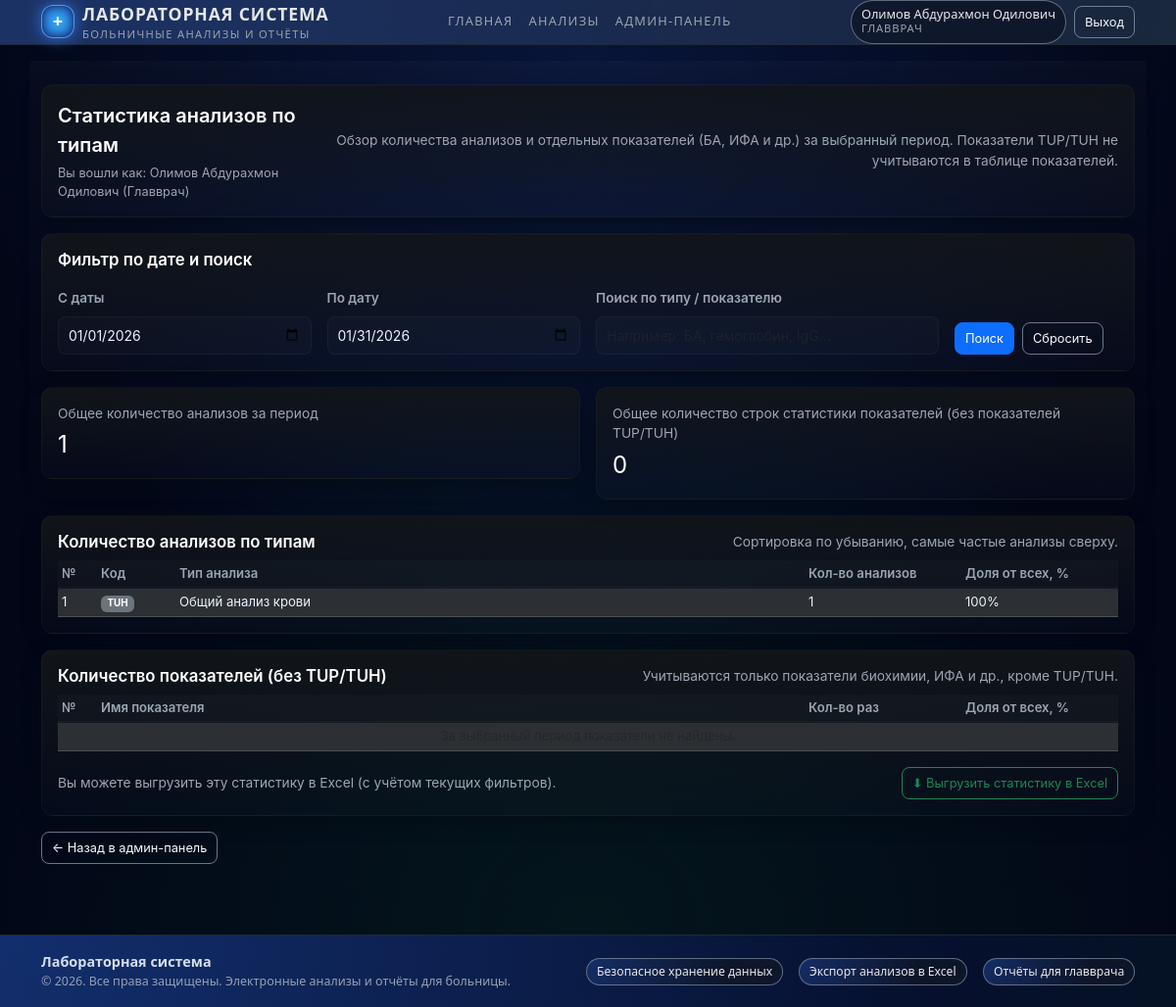
Before: /pages/admin/admin_stats.php (signed in) with the older database file.
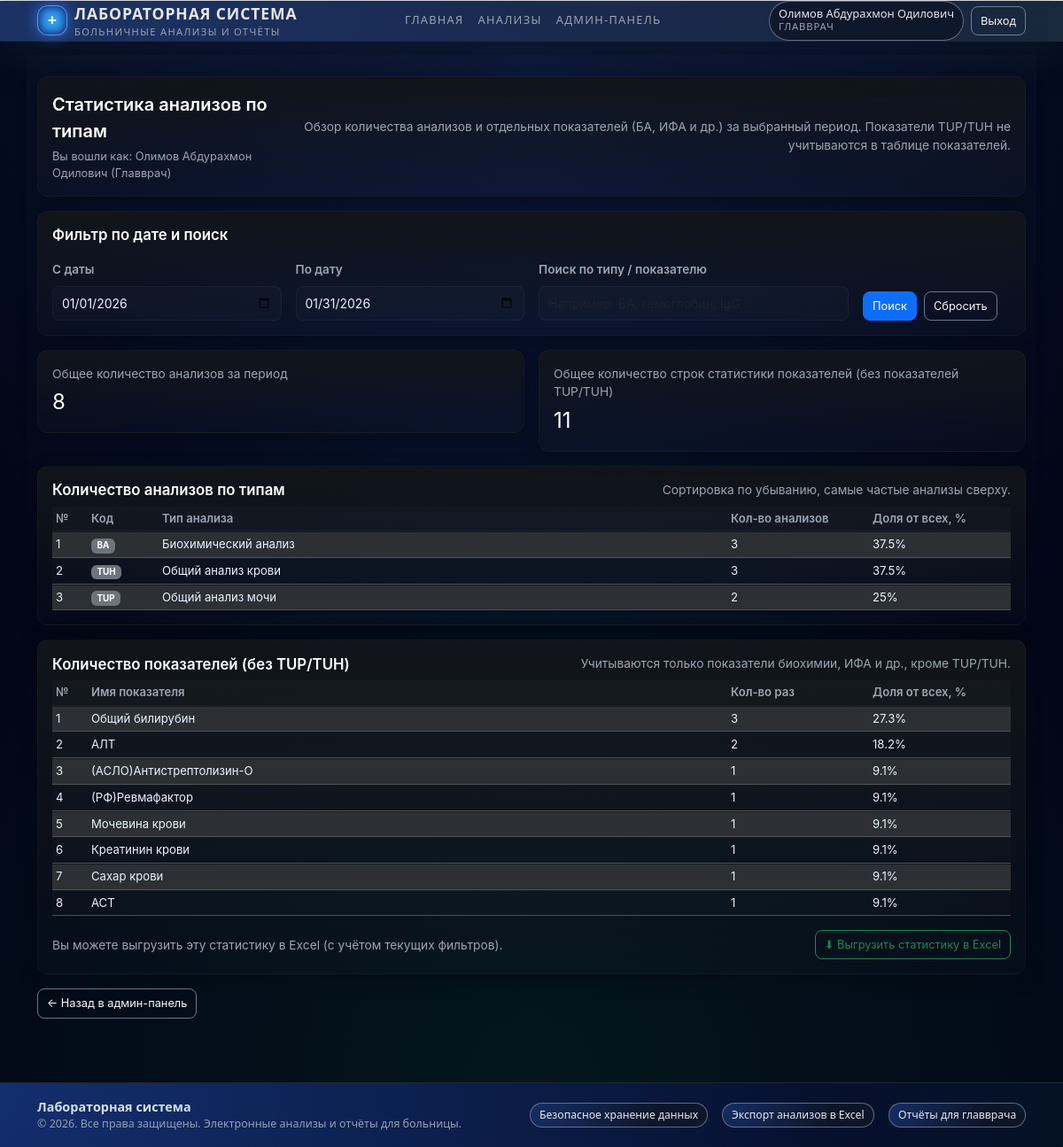
After: the same page with the newer database file.
### tables this page shows
CREATE TABLE `analysis_types` (
  `id` int(11) NOT NULL,
  `code` varchar(20) NOT NULL,
  `name` varchar(100) NOT NULL
);

CREATE TABLE `analysis_indicators` (
  `id` int(11) NOT NULL,
  `analysis_type_id` int(11) NOT NULL,
  `name` varchar(255) NOT NULL,
  `norm_text` varchar(255) NOT NULL,
  `default_price` decimal(10,2) NOT NULL DEFAULT 0.00
);

### pages/admin/admin_stats.php (the view, shortened to what the changed rows need)
<?php
require_once __DIR__ . '/../../includes/functions.php';
$dateFrom = $_GET['date_from'] ?? '';
$dateTo   = $_GET['date_to']   ?? '';
if ($dateFrom === '' && $dateTo === '') {
    $dateFrom = date('Y-m-01');
    $dateTo   = date('Y-m-d');
}
$whereAnalysesParts = [];
if ($dateFrom !== '') {
    $fromFull = $pdo->quote($dateFrom . ' 00:00:00');
    $whereAnalysesParts[] = "pa.created_at >= $fromFull";
}
if ($dateTo !== '') {
    $toFull = $pdo->quote($dateTo . ' 23:59:59');
    $whereAnalysesParts[] = "pa.created_at <= $toFull";
}
$whereAnalysesSql = $whereAnalysesParts
    ? 'WHERE ' . implode(' AND ', $whereAnalysesParts)
    : '';
$sqlAnalyses = "
    SELECT
        t.id,
        t.code,
        t.name,
        COUNT(pa.id) AS analyses_count
    FROM analysis_types t
    LEFT JOIN patient_analyses pa
        ON pa.analysis_type_id = t.id
    $whereAnalysesSql
    GROUP BY t.id, t.code, t.name
    HAVING analyses_count > 0
    ORDER BY analyses_count DESC
";
$stmtAnalyses   = $pdo->query($sqlAnalyses);
$analysesStats  = $stmtAnalyses ? $stmtAnalyses->fetchAll() : [];
$totalAnalyses = 0;
foreach ($analysesStats as $row) {
    $totalAnalyses += (int)$row['analyses_count'];
}
$whereIndicatorsParts = [];
if ($dateFrom !== '') {
    $fromFull = $pdo->quote($dateFrom . ' 00:00:00');
    $whereIndicatorsParts[] = "pa.created_at >= $fromFull";
}
if ($dateTo !== '') {
    $toFull = $pdo->quote($dateTo . ' 23:59:59');
    $whereIndicatorsParts[] = "pa.created_at <= $toFull";
}
$whereIndicatorsParts[] = "(t.code IS NULL OR t.code NOT IN ('TUP', 'TUH'))";
$whereIndicatorsSql = $whereIndicatorsParts
    ? 'WHERE ' . implode(' AND ', $whereIndicatorsParts)
    : '';
$sqlIndicators = "
    SELECT
        ai.id,
        ai.name       AS indicator_name,
        ai.norm_text  AS norm_text,
        t.code        AS type_code,
        t.name        AS type_name,
        COUNT(i.id)   AS indicators_count
    FROM analysis_indicators ai
    JOIN patient_analysis_items i
        ON i.indicator_id = ai.id
    JOIN patient_analyses pa
        ON pa.id = i.patient_analysis_id
    LEFT JOIN analysis_types t
        ON ai.analysis_type_id = t.id
    $whereIndicatorsSql
    GROUP BY ai.id, ai.name, ai.norm_text, t.code, t.name
    HAVING indicators_count > 0
    ORDER BY indicators_count DESC
";
$stmtIndicators   = $pdo->query($sqlIndicators);
$indicatorsStats  = $stmtIndicators ? $stmtIndicators->fetchAll() : [];
$totalIndicators = 0;
foreach ($indicatorsStats as $row) {
    $totalIndicators += (int)$row['indicators_count'];
}
require_once __DIR__ . '/../../includes/header.php';
?>
<link rel="stylesheet" href="/lab-system/public/css/ba.css">
<div class="container py-4 ba-page">
    <div class="panel p-3 mb-3">
        <h2 class="ba-section-title mb-3">Фильтр по дате и поиск</h2>
    </div>
    <div class="row g-3 mb-3">
        <div class="col-12 col-md-6">
            <div class="panel p-3">
                <div class="text-muted-soft small">Общее количество анализов за период</div>
                <div class="fs-4 mt-1">
                    <?php echo (int)$totalAnalyses; ?>
                </div>
            </div>
        </div>
        <div class="col-12 col-md-6">
            <div class="panel p-3">
                <div class="text-muted-soft small">
                    Общее количество строк статистики показателей
                    (без показателей TUP/TUH)
                </div>
                <div class="fs-4 mt-1">
                    <?php echo (int)$totalIndicators; ?>
                </div>
            </div>
        </div>
    </div>
    <div class="panel p-3 mb-3">
        <div class="d-flex justify-content-between align-items-center mb-2">
            <h2 class="ba-section-title mb-0">Количество анализов по типам</h2>
        </div>
        <div class="table-responsive">
            <table class="table table-sm table-dark table-striped align-middle ba-result-table mb-0">
                <thead>
                    <tr>
                        <th style="width: 40px;">№</th>
                        <th style="width: 80px;">Код</th>
                        <th>Тип анализа</th>
                        <th style="width: 160px;">Кол-во анализов</th>
                        <th style="width: 160px;">Доля от всех, %</th>
                    </tr>
                </thead>
                <tbody>
                    <?php if ($analysesStats): ?>
                        <?php $i = 1; ?>
                        <?php foreach ($analysesStats as $row): ?>
                            <?php
                                $count   = (int)$row['analyses_count'];
                                $percent = $totalAnalyses > 0
                                    ? round($count * 100 / $totalAnalyses, 1)
                                    : 0;
                            ?>
                            <tr>
                                <td><?php echo $i++; ?></td>
                                <td>
                                    <span class="badge bg-secondary">
                                        <?php echo htmlspecialchars($row['code']); ?>
                                    </span>
                                </td>
                                <td><?php echo htmlspecialchars($row['name']); ?></td>
                                <td><?php echo $count; ?></td>
                                <td><?php echo $percent; ?>%</td>
                            </tr>
                        <?php endforeach; ?>
                    <?php endif; ?>
                </tbody>
            </table>
        </div>
    </div>
    <div class="panel p-3 mb-3">
        <div class="d-flex justify-content-between align-items-center mb-2">
            <h2 class="ba-section-title mb-0">
                Количество показателей (без TUP/TUH)
            </h2>
        </div>
        <div class="table-responsive">
            <table class="table table-sm table-dark table-striped align-middle ba-result-table mb-0">
                <thead>
                    <tr>
                        <th style="width: 40px;">№</th>
                        <th>Имя показателя</th>
                        <th style="width: 160px;">Кол-во раз</th>
                        <th style="width: 160px;">Доля от всех, %</th>
                    </tr>
                </thead>
                <tbody>
                    <?php if ($indicatorsStats): ?>
                        <?php $i = 1; ?>
                        <?php foreach ($indicatorsStats as $row): ?>
                            <?php
                                $count   = (int)$row['indicators_count'];
                                $percent = $totalIndicators > 0
                                    ? round($count * 100 / $totalIndicators, 1)
                                    : 0;
                            ?>
                            <tr>
                                <td><?php echo $i++; ?></td>
                                <td><?php echo htmlspecialchars($row['indicator_name']); ?></td>
                                <td><?php echo $count; ?></td>
                                <td><?php echo $percent; ?>%</td>
                            </tr>
                        <?php endforeach; ?>
                    <?php endif; ?>
                </tbody>
            </table>
        </div>
    </div>
</div>
<?php
require_once __DIR__ . '/../../includes/footer.php';

Changed rows visible on the page:
now on this page (row unchanged): analysis_types: code "BA", name "Биохимический анализ", count "3", percent "37.5"
computed for analysis_types "Общий анализ крови": count "1" → "3"; percent "100" → "37.5"
now on this page (row unchanged): analysis_types: code "TUP", name "Общий анализ мочи", count "2", percent "25"
now on this page (row edited): analysis_indicators: name "Общий билирубин", count "3", percent "27.3"
now on this page (row edited): analysis_indicators: name "АЛТ", count "2", percent "18.2"
now on this page (row edited): analysis_indicators: name "(АСЛО)Антистрептолизин-О", count "1", percent "9.1"
now on this page (row edited): analysis_indicators: name "(РФ)Ревмафактор", count "1", percent "9.1"
now on this page (row edited): analysis_indicators: name "Мочевина крови", count "1", percent "9.1"
now on this page (row edited): analysis_indicators: name "Креатинин крови", count "1", percent "9.1"
now on this page (row unchanged): analysis_indicators: name "Сахар крови", count "1", percent "9.1"
now on this page (row edited): analysis_indicators: name "АСТ", count "1", percent "9.1"
Other visible differences:
$totalAnalyses: "1" → "8"
$totalIndicators: "0" → "11"
